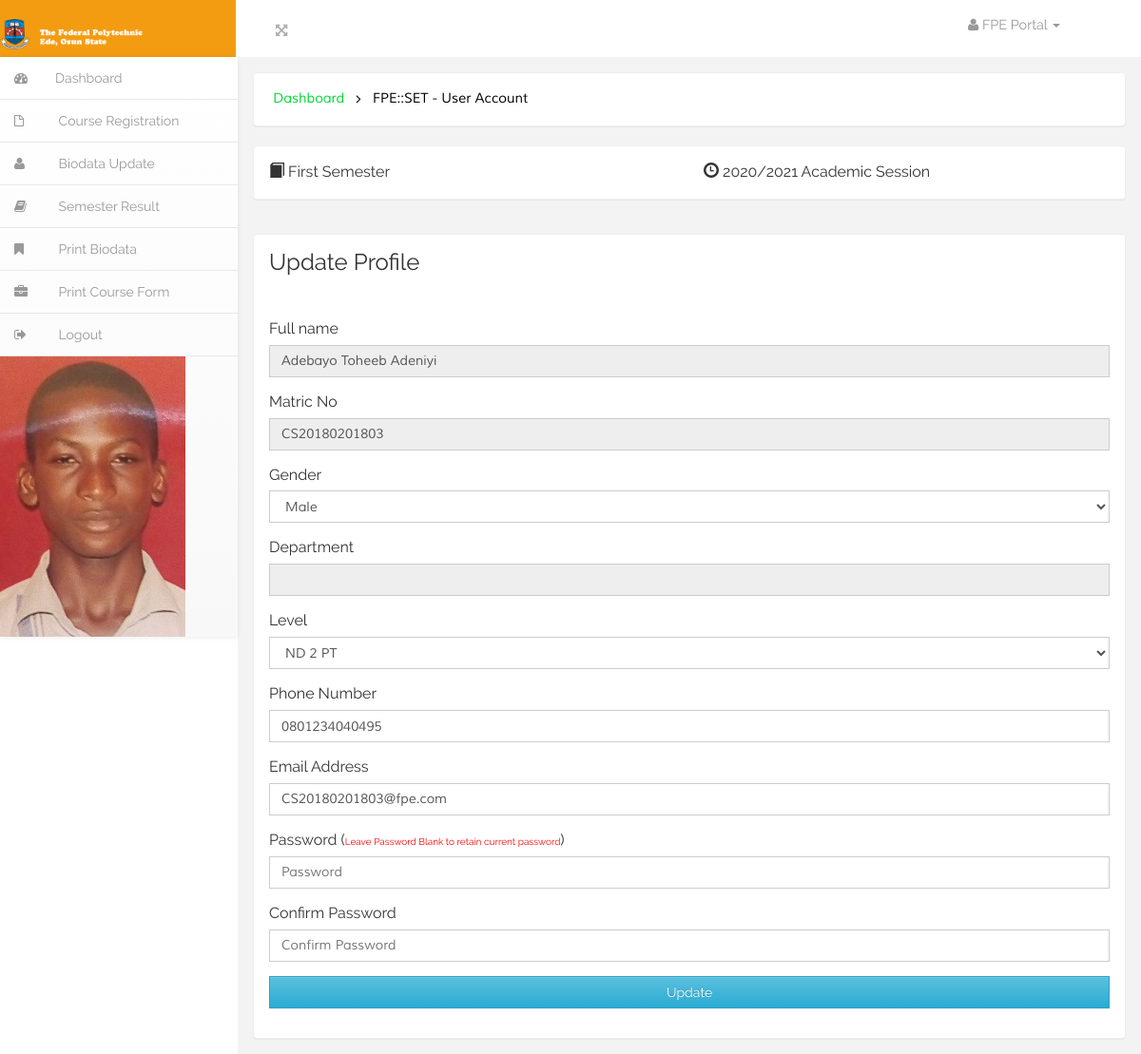
Page /students/account.php (signed in) on the committed database.
### tables this page shows
CREATE TABLE `students` (
  `id` int(11) NOT NULL,
  `matric` varchar(25) NOT NULL,
  `password` varchar(25) NOT NULL,
  `name` varchar(200) NOT NULL,
  `gender` varchar(15) NOT NULL,
  `phone` varchar(15) DEFAULT NULL,
  `email` varchar(200) NOT NULL,
  `date_reg` varchar(25) NOT NULL,
  `matric_year` varchar(4) NOT NULL,
  `faculty` varchar(200) NOT NULL,
  `department` varchar(200) NOT NULL,
  `program` varchar(100) NOT NULL DEFAULT 'Undergraduate',
  `admission` varchar(10) NOT NULL,
  `level` varchar(15) NOT NULL,
  `address` varchar(200) DEFAULT NULL,
  `guardian_name` varchar(150) DEFAULT NULL,
  `guardian_address` varchar(200) DEFAULT NULL,
  `kin_name` varchar(100) DEFAULT NULL,
  `kin_address` varchar(200) DEFAULT NULL,
  `kin_phone` varchar(15) DEFAULT NULL,
  `guardian_phone` varchar(15) DEFAULT NULL,
  `status` int(11) NOT NULL DEFAULT 0,
  `passport` varchar(200) DEFAULT NULL
);

CREATE TABLE `settings` (
  `id` int(11) NOT NULL,
  `name` varchar(120) NOT NULL,
  `value` text NOT NULL,
  `info` text NOT NULL
);

### core/func.php (called while the page is built, shortened)
<?php
    function settings($name)
    {
    	global $db;
    	$set = $db->prepare('SELECT value FROM settings WHERE name = :name');
    	$set->execute(array('name' => $name));
    	$rs = $set->fetch(PDO::FETCH_ASSOC);
    	return $rs['value'];
    }
    function user($field)
    {
        global $db;
        $id = $_SESSION['matric'];
        $set = $db->prepare('SELECT * FROM students WHERE matric = :id');
        $set->execute(array('id' => $id));
        $rs = $set->fetch(PDO::FETCH_ASSOC);
        return $rs[$field];
    }
	function dept($id){
	    global $db;
	    $sql = $db->query("SELECT name FROM department WHERE id = '$id'");
	    $rs = $sql->fetch(PDO::FETCH_ASSOC);
	    return $rs['name'];
    }
?>

### students/account.php (the view, shortened to what this page needs)
<?php
	$page_title = "FPE::SET - User Account";
	include_once 'head.php';
	include_once 'sidebar.php';
?>
<h3 class="site-color">Update Profile</h3>
<br><br>
<form action="" method="post">
    <div class="form-group">
        <label for="">Full name</label>
        <input type="text" class="form-control" required name="name" placeholder="Full name" readonly value="<?php echo user('name');?>">
    </div>
    <div class="form-group">
        <label for="">Matric No</label>
        <input type="text" name="matric" required placeholder="Matric No" class="form-control" readonly value="<?php echo user('matric');?>">
    </div>
    <div class="form-group">
        <label for="">Gender</label>
        <select name="gender" id="" required class="form-control">
            <option><?php echo user('gender');?></option>
        </select>
    </div>
    <div class="form-group">
        <label for="">Department</label>
        <input type="text" class="form-control" readonly value="<?php echo dept(user('department'));?>">
    </div>
    <div class="form-group">
        <label for="">Level</label>
        <select name="level" id="" required class="form-control">
            <option value="<?php echo user('level');?>"><?php echo user('level');?></option>
        </select>
    </div>
    <div class="form-group">
        <label>Phone Number</label>
        <input type="text" name="phone" required placeholder="Phone Number" class="form-control" value="<?php echo user('phone');?>">
    </div>
    <div class="form-group">
        <label for="">Email Address</label>
        <input type="email" value="<?php echo user('email');?>" name="email" required placeholder="Email Address" class="form-control">
    </div>
    <div class="form-group">
        <label>Password (<small style="font-size: 10px; color: #f00 !important;">Leave Password Blank to retain current password</small>)</label>
        <input type="password" name="password" class="form-control" placeholder="Password">
    </div>
    <div class="form-group">
        <label>Confirm Password</label>
        <input type="password" name="password2" class="form-control"  placeholder="Confirm Password">
    </div>
    <div class="form-group">
        <input type="submit" name="ok" class="btn btn-block btn-info" value="Update">
    </div>
    </div>
	</div>
</div>
</div>
</div>
</body>
</html>

### students/sidebar.php (shortened to what this page needs)
<body>
<div id="wrapper">
    <nav class="navbar-default navbar-static-top" role="navigation">
        <div class="navbar-header">
            <h1> <a class="navbar-brand" href="index.php">
                    <img src="../img/logo.png" class="img-responsive" style="width: 150px;">
                </a></h1>
        </div>
        <div class=" border-bottom">
            <div class="full-left">
                <section class="full-top">
                    <button id="toggle"><i class="fa fa-arrows-alt"></i></button>
                </section>
                <div class="clearfix"> </div>
            </div>
            <div class="drop-men" >
                <ul class=" nav_1" style="margin-right: 65px; padding-right: 20px; margin-top: 15px;">
                    <li class="dropdown">
                        <a href="#" class="dropdown-toggle dropdown-at" data-toggle="dropdown"><span class=" name-caret"> <i class="fa fa-user"></i> FPE Portal <i class="caret"></i></span></a>
                    </li>
                </ul>
            </div>
            <div class="clearfix"></div>
        </div>
        <div class="navbar-default sidebar" role="navigation">
            <div class="sidebar-nav navbar-collapse">
                <ul class="nav" id="side-menu">
                    <li>
                        <a href="index.php" class=" hvr-bounce-to-right"><i class="fa fa-dashboard nav_icon "></i><span class="nav-label">Dashboard</span> </a>
                    </li>
                    <?php
                        if(user('status') == 1){
                            ?>
                            <li>
                        <a href="course.php" class="hvr-bounce-to-right"><i class="fa fa-file-o nav_icon"></i> <span class="nav-label">Course Registration</span> </a>
                    </li>
                    <li>
                        <a href="biodata.php" class="hvr-bounce-to-right"><i class="fa fa-user nav_icon"></i> <span class="nav-label">Biodata Update</span> </a>
                    </li>
                    <li>
                        <a href="result.php" class="hvr-bounce-to-right"><i class="fa fa-book nav_icon"></i> <span class="nav-label">Semester Result</span> </a>
                    </li>
                    <li>
                        <a href="print-biodata.php" target="_blank" class="hvr-bounce-to-right"><i class="fa fa-bookmark nav_icon"></i> <span class="nav-label">Print Biodata</span> </a>
                    </li>
                    <li>
                        <a href="print-course.php" class="hvr-bounce-to-right"><i class="fa fa-briefcase nav_icon"></i> <span class="nav-label">Print Course Form</span> </a>
                    </li>
                            <?php
                        }
                    ?>
                    <li>
                        <a href="logout.php" class=" hvr-bounce-to-right"><i class="fa fa-sign-out nav_icon"></i> <span class="nav-label">Logout</span> </a>
                    </li>
                </ul>
                <?php
                    if(user('passport') != ""){
                        ?>
                        <img src="img/students/<?php echo user('passport'); ?>" class="img-responsive visible-md visible-lg">
                        <?php
                    }
                ?>
            </div>
        </div>
    </nav>
    <div id="page-wrapper" class="gray-bg dashbard-1">
        <div class="content-main">
            <div class="banner" style="margin-bottom:20px;">
                <h2>
                    <a href="index.php">Dashboard</a>
                    <i class="fa fa-angle-right"></i>
                    <span><?php echo $page_title;?></span>
                </h2>
            </div>
            <div class="banner" style="margin-bottom:20px;">
                <div class="row">
                    <div class="col-sm-6">
                        <i class="glyphicon glyphicon-book"></i> <?php echo settings("semester");?> Semester
                    </div>
                    <div class="col-sm-6">
                        <i class="glyphicon glyphicon-time"></i> <?php echo settings("session");?> Academic Session
                    </div>
                </div>
            </div>
            <div class="blank">
                <div class="blank-page">

### students/css/style2.css (style rules this page uses)
h4, h5, h6, h1, h2, h3 { margin: 0; }
ul, ol { margin: 0;padding: 0; }
html, body { font-family:'Montserrat-Regular'; font-size: 100%; background:#F3F3F4; overflow-x: hidden; }
body a { transition:0.5s all; -webkit-transition:0.5s all; -moz-transition:0.5s all; -o-transition:0.5s all; -ms-transition:0.5s all; }
div#wrapper { background-color: #fff; }
.small, small { color: #CFCFCF !important; font-weight: 300 !important; }
.navbar-default.sidebar { background-color: #fff; }
h1 a.navbar-brand { color: #fff !important; font-size: 30px; font-weight: 500; padding: 20px 0px; background: #f39c12; text-align: center; width:248px; height: 60px; }
i.nav_icon { color: #fff; margin-right:6px; }
.sidebar ul li a { color: #999; font-size:14px; }
.hvr-bounce-to-right { display: inline-block; vertical-align: middle; -webkit-transform: translateZ(0); transform: translateZ(0); box-shadow: 0 0 1px rgba(0, 0, 0, 0); -webkit-backface-visibility: hidden; backface-visibility: hidden; -moz-osx-font-smoothing: grayscale; position: relative; -webkit-transition-property: color; transition-property: color; -webkit-transition-duration: 0.5s; transition-duration: 0.5s; }
.hvr-bounce-to-right:before { content: ""; position: absolute; z-index: -1; top: 0; left: 0; right: 80%; bottom: 0; background:#7f8c8d; -webkit-transform: scaleX(0); transform: scaleX(0); -webkit-transform-origin: 0 50%; transform-origin: 0 50%; -webkit-transition-property: transform; transition-property: transform; -webkit-transition-duration: 0.5s; transition-duration: 0.5s; -webkit-transition-timing-function: ease-out; transition-timing-function: ease-out; }
.nav > li > a { color: #999; font-weight:500; padding: 0px 20px 0px 0px; font-size: 0.85em; border-bottom: 1px solid #E9E9E9; }
.nav > li > a i { margin-right: 14px; }
i.nav_icon { color: #999; padding: 15px; width: 44px; height: 44px; }
@media (min-width: 768px) { #page-wrapper { position: inherit; margin: 0 0 0 240px; min-height: 1000px; } }
a.dropdown-toggle.dropdown-at { border-bottom: none; }
.content-main { background-color: #F3F3F4; padding-top: 1em; }
.full-top { float:left; }
.border-bottom { background-color: #fff; }
.full-left { float: left; width: 40%; margin-left: 3%; margin-top: 1.3em; }
.full-left button { background: none; border: none; outline: none; color: #B3AEAE; font-size: 0.9em; }
.drop-men { float: right; }
.dropdown-at { padding: 0 !important; position: relative; color: #999; font-size: 0.9em; text-decoration: none ; }
.dropdown, .dropup { display: inline-block; padding:0; }
.banner { background: #fff; display: block; margin: 0em 1em ; padding:1em; border: 1px solid #ebeff6; border-color: #ebeff6; border-radius: 4px; -webkit-border-radius: 4px; -o-border-radius: 4px; -moz-border-radius: 4px; -ms-border-radius: 4px; -webkit-box-shadow: 0 1px 1px rgba(0,0,0,.05); box-shadow: 0 1px 1px rgba(0,0,0,.05); }
.banner h2 { font-size:0.9em; }
.banner h2 a { color:#00D934; text-decoration:none; font-family: 'Muli-Regular'; padding:0.3em ; }
.banner h2 span { color:#000; font-family: 'Muli-Regular'; padding:0.3em ; }
.banner h2 i { color:#000; vertical-align:middle; padding:0.3em ; }
.blank { padding: 1em; min-height: 650px; }
.blank-page { padding: 1em; background: #fff; border: 1px solid #ebeff6; border-radius: 4px; -webkit-border-radius: 4px; -o-border-radius: 4px; -moz-border-radius: 4px; -ms-border-radius: 4px; -webkit-box-shadow: 0 1px 1px rgba(0,0,0,.05); box-shadow: 0 1px 1px rgba(0,0,0,.05); }
.form-control { box-shadow: none; outline: none; border-radius: 0px; font-family: 'Muli-Regular'; }
.btn { border-radius: 0px; outline: none; }
.checkbox-inline label,.checkbox-inline1 label,.form-group label { font-weight:400; }

### students/css/custom.css (style rules this page uses)
html,body { font-family: 'Raleway'; }
body { background-color: #fdfdfa; }
#wrapper { width: 100%; }
#page-wrapper { min-height: 568px; }
@media (min-width:768px) { #page-wrapper { position: inherit; margin: 0 0 0 250px; } }
.sidebar .sidebar-nav.navbar-collapse { padding-right: 0; padding-left: 0; }
@media (min-width:768px) { .sidebar { z-index: 1; position: absolute; width: 250px; } }
.form-group * { border-radius: 0; }
.navbar-default, .navbar-fixed-top { background-color: #fff; border-radius: 0; border-top-color: transparent; }
.form-group * { border-radius: 0 !important; }

### rows in the picture
students: passport (picture), name "Adebayo Toheeb Adeniyi", matric "CS20180201803", gender "Male", level "ND 2 PT", phone "0801234040495", email "CS20180201803@fpe.com"
settings: value "First"
settings: value "2020/2021"

### other values in the picture
$page_title "FPE::SET - User Account"
